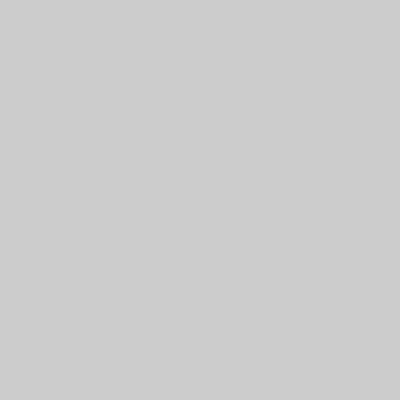
Frame 1 (no input)
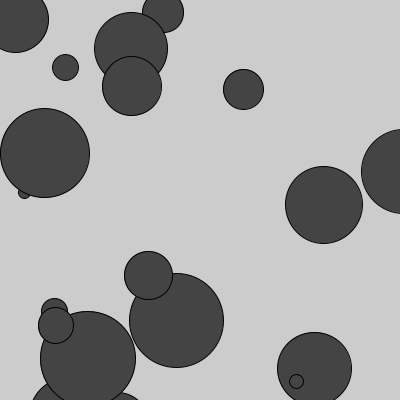
Frame 60 (the mouse pressed at the canvas centre just before this capture)
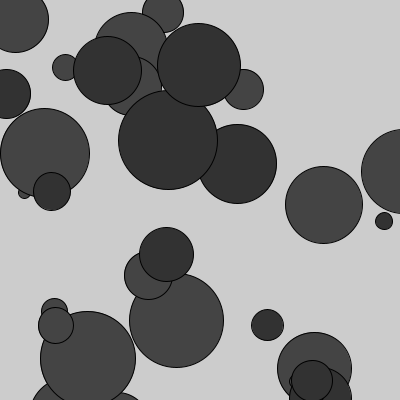
Frame 120 (the mouse held since frame 60 and released just before this capture)

The Processing sketch that drew these frames (run headless with seeded random() and noise(); from frame 60 on, the mouse is pressed at the canvas centre):

// Processing sketch: processing_3938
// ── processing_3938.pde

void setup() {
  size(400,400);
  float c = random (10,100); //assigns colours at the start when "fill c" is called
  fill(c);
}

void draw() {
  
  float x = random (width); //these 3 lines assigns the values of x,y,z when they are called
  float y = random (height);
  float z = random (10,100);
  
  translate (x,y); //draws and displaces ellipses
  ellipse(x,y,z,z);
}

void mousePressed() { //when the most is pressed the colour changes, still can't unchange the colour after the pressed valuse =/= after the first press

int value = 50;
fill(value);
  if (value == 0) {
    value = 255;
  } else {
    value = 50;
  }
}
